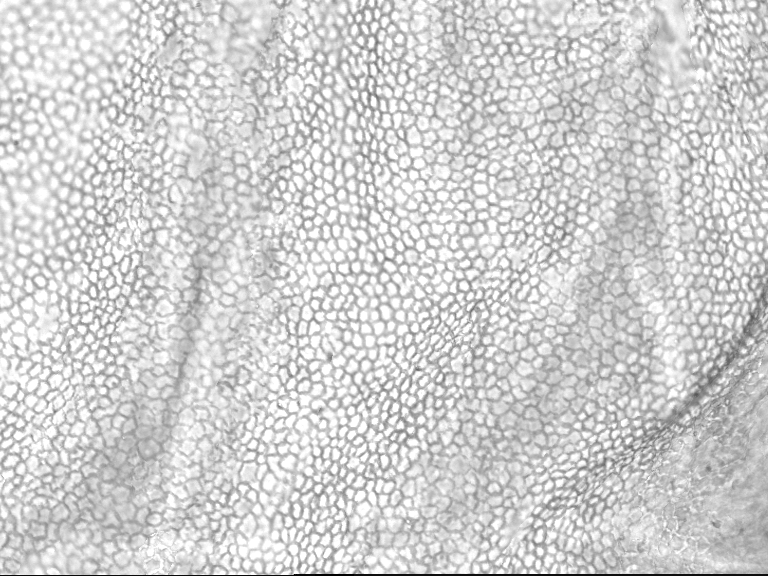
#> input picture TB_image/TUT.IMG.cornea_fourier/python/cornee.png, 768 x 576 px
$ python cornee.py
#> lines starting #> are read from the running program, lines starting #| are printed output that depends on the picture
#!/usr/bin/env python
# -*- coding: utf-8 -*-
"""
Created on Mon Jan 12 15:18:48 2015
Example of cell density analysis (ECD - Endothelial cell density)

@author: yann
"""
import imageio
import numpy as np
from scipy import misc
from scipy import ndimage
import matplotlib.pyplot as plt  # plots
from matplotlib.backends.backend_pdf import PdfPages


plt.close('all')

# Display spectrum and phase in an image (grayscale)


def viewSpectrumPhase(amplitude, phase):
    plt.figure()
    plt.subplot(1, 2, 1)
    plt.imshow(np.log(1+amplitude), plt.cm.gray)
    plt.title('amplitude')
    imageio.imwrite('amplitude.png', np.log(1+amplitude))
    plt.subplot(1, 2, 2)
    mmax = np.max(phase)
    mmin = np.min(phase)
    if (mmax == mmin):
        B = 0
    else:
        B = 255*(phase-mmin)/(mmax-mmin)

    plt.imshow(B, plt.cm.gray)
    plt.title('phase')


cornea = imageio.imread('cornee.png')
#> cornea is the input picture: shape (576, 768); min 0, max 255, mean 208.7
print (cornea.shape)
#| (576, 768)
X, Y = cornea.shape
#> X = 576; Y = 768

spectre = np.fft.fftshift(np.fft.fft2(cornea))
amplitude = abs(spectre)

# filter amplitude
Blurred = ndimage.filters.gaussian_filter(amplitude, 5)
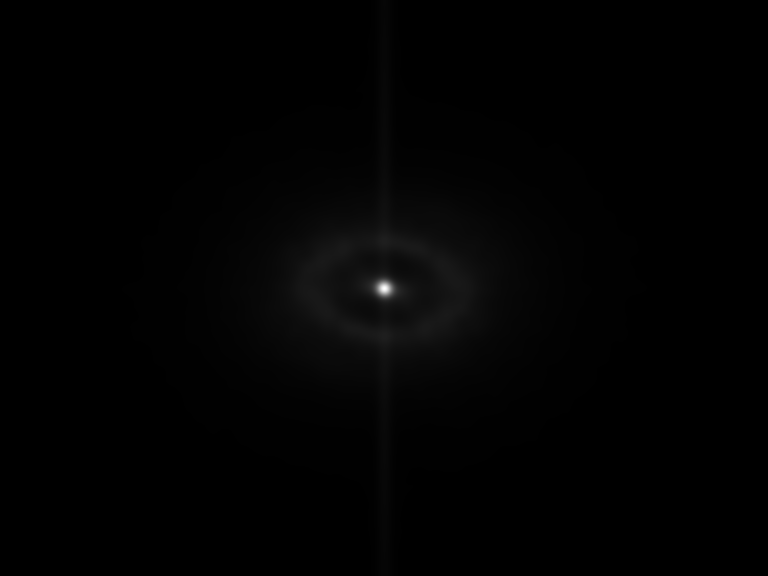
#> Blurred: shape (576, 768) float64; min 1036.9, max 811824.6, mean 8590.4; drawn with min black and max white
plt.figure
plt.imshow(np.log(1+Blurred), plt.cm.gray)
plt.title('filtered amplitude')

h = plt.figure()
plt.plot(np.log(1+Blurred[:, int(Y/2)]))
plt.title('peak observation and cells frequency')
pp = PdfPages('analyse_cornee.pdf')
h.savefig('analyse_cornee.pdf')
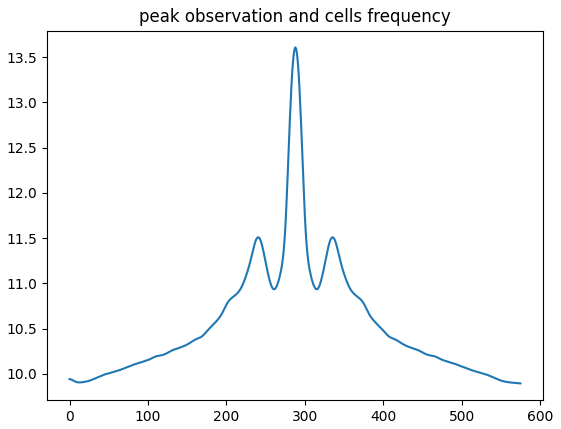
#> figure drawn by matplotlib, 1 panel; curve peaks at x = 288, y = 13.61
pp.close
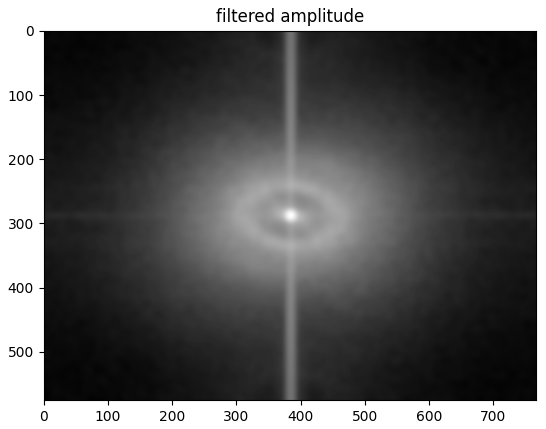
#> figure drawn by matplotlib, 1 panel
